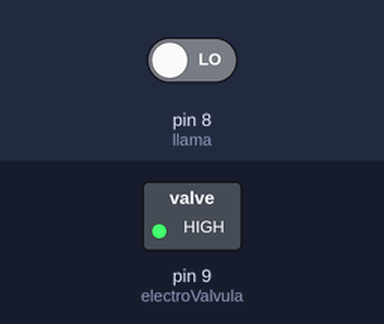
A sketch run on a simulated Arduino Uno, built with avr-gcc and run on an emulated ATmega328P. Shown: switched loads named in the sketch (green lamp = pin HIGH). Inputs (shaded band) come from the test bench; at power-on: pin 8 (llama) LOW.

Above: at 1.2 s.
1.3 s: pin 8 (llama) driven HIGH
At 2.0 s:
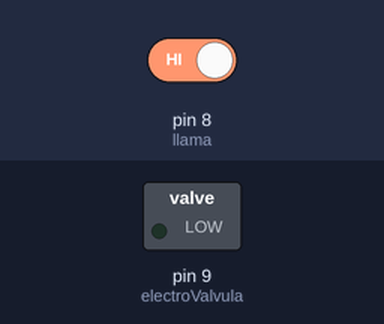
2.8 s: pin 8 (llama) driven LOW
At 4.7 s:
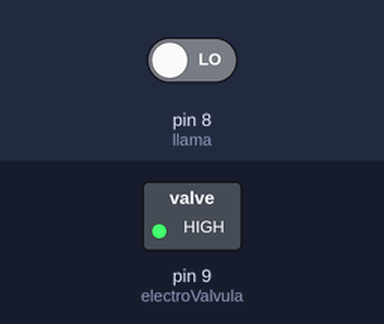
Timing chart, 0 to 6.2 s (numbered marks = the images above; inputs shaded):
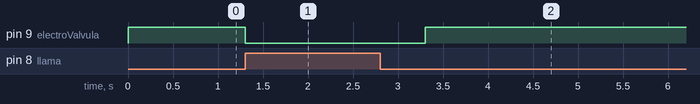

The sketch:

llama.ino
```cpp
#define electroValvula 9
#define llama 8
void setup() {
  pinMode(electroValvula, OUTPUT);
  pinMode(llama, INPUT);
  digitalWrite(electroValvula, HIGH);
}

void loop() {
  if(digitalRead(llama) == HIGH){
    digitalWrite(electroValvula, LOW);
    delay(2000);
  }else{
    digitalWrite(electroValvula, HIGH);
  }

}
```

Measured:
- after the input at 1.3 s, pin 9 (electroValvula): HIGH → LOW at once
- after the input at 2.8 s, pin 9 (electroValvula): LOW → HIGH after 0.50 s
